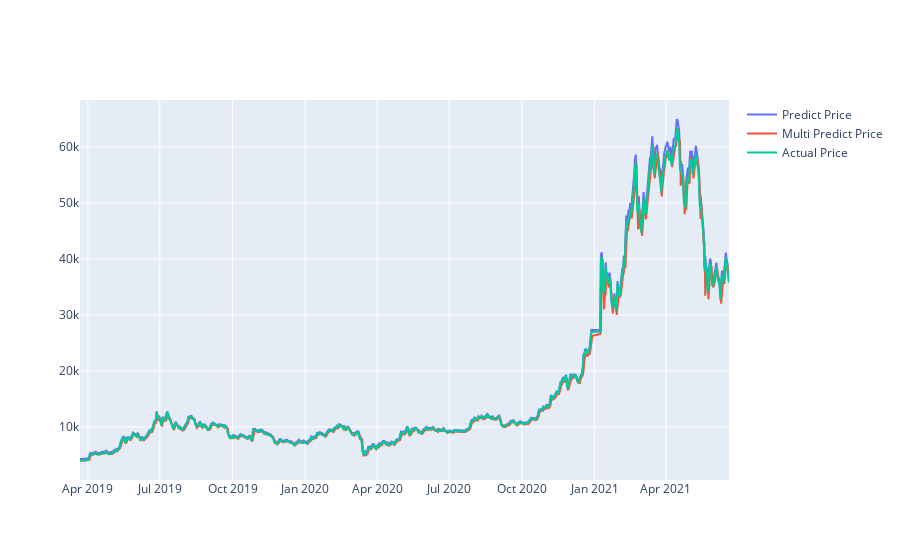

This figure's notebook cell:
### Markdown cell above
Plot line graph with actual price, predicted price with feature Weighted Price, predicted price with features Volume and Weighted Price

### Code cell
actual_chart = go.Scatter(x=predictDates, y=inv_y, name= 'Actual Price')
multi_predict_chart = go.Scatter(x=predictDates, y=inv_yhat, name= 'Multi Predict Price')
predict_chart = go.Scatter(x=predictDates, y=yhat_reshape, name= 'Predict Price')
py.iplot([predict_chart, multi_predict_chart, actual_chart])

### Figure 1 — Plotly figure (JSON) as saved in the notebook; plotly's stock layout.template omitted (floating-point values rounded to 4 significant figures; data arrays with more than 128 entries replaced by an {"elided": "..."} marker saying what was removed)
{"data": [{"name": "Predict Price", "type": "scatter", "x": {"elided": "813 str values"}, "y": {"elided": "813 float values"}}, {"name": "Multi Predict Price", "type": "scatter", "x": {"elided": "813 str values"}, "y": {"elided": "814 float values"}}, {"name": "Actual Price", "type": "scatter", "x": {"elided": "813 str values"}, "y": {"elided": "814 float values"}}], "layout": {"xaxis": {"autorange": true, "range": ["2019-03-22", "2021-06-20"], "type": "date"}, "yaxis": {"autorange": true, "range": [516.1, 68360.0], "type": "linear"}}}
